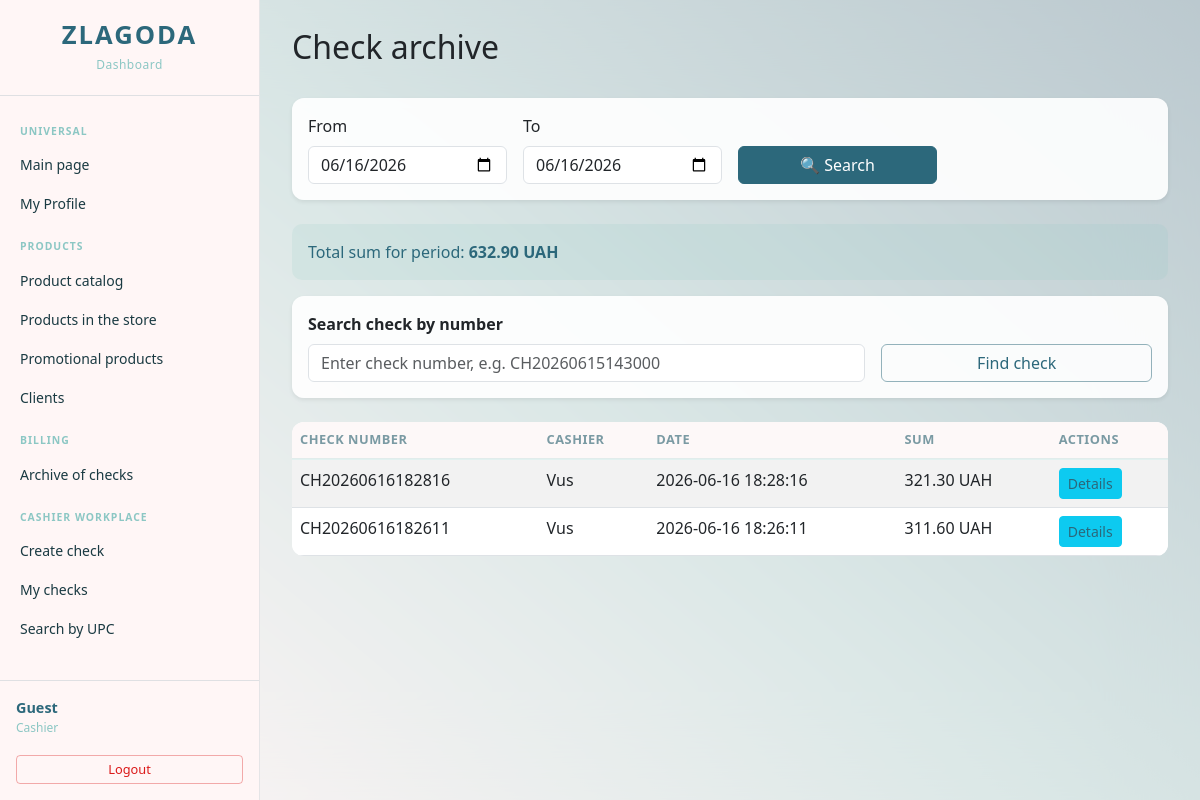
The app's page /check/ (signed in), older data.
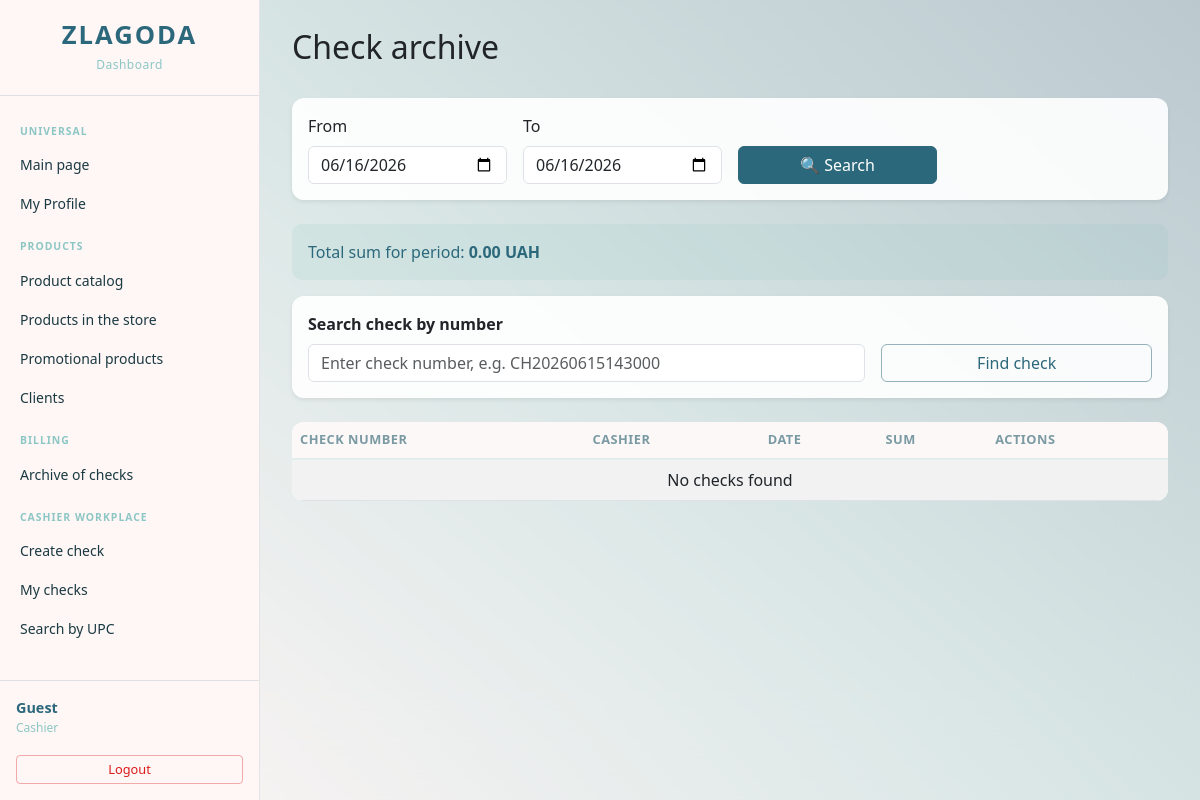
The same page, newer data.
### tables this page shows
CREATE TABLE Check_bill(
        check_number TEXT PRIMARY KEY,
        id_employee TEXT NOT NULL,
        card_number TEXT, 
        print_date TEXT NOT NULL,
        sum_total REAL NOT NULL CHECK(sum_total >= 0),
        vat REAL NOT NULL CHECK(vat >= 0),
        FOREIGN KEY (id_employee) REFERENCES Employee(id_employee)
            ON UPDATE CASCADE ON DELETE NO ACTION,
        FOREIGN KEY (card_number) REFERENCES Customer_Card(card_number)
            ON UPDATE CASCADE ON DELETE NO ACTION
    );

CREATE TABLE Employee(
        id_employee TEXT PRIMARY KEY,
        empl_surname TEXT NOT NULL,
        empl_name TEXT NOT NULL,
        empl_patronymic TEXT,
        empl_role TEXT NOT NULL, 
        salary REAL NOT NULL CHECK(salary >= 0),
        date_of_birth TEXT NOT NULL,
        date_of_start TEXT NOT NULL,
        phone_number TEXT NOT NULL CHECK(length(phone_number) <= 13),
        city TEXT NOT NULL,
        street TEXT NOT NULL,
        zip_code TEXT NOT NULL,
        password_hash TEXT NOT NULL
    );

### backend/check.py (the view)
@check_bp.route('/')
@login_required
def list_checks():
    date_from = request.args.get('date_from', date.today().strftime('%Y-%m-%d'))
    date_to = request.args.get('date_to', date.today().strftime('%Y-%m-%d'))
    cashier_id = request.args.get('cashier_id', '')
    conn = get_db_connection()
    query = "SELECT cb.*, e.empl_surname FROM Check_bill cb JOIN Employee e ON cb.id_employee = e.id_employee WHERE 1=1"
    params = []
    if session.get('role') == 'Cashier':
        query += " AND cb.id_employee = ?"
        params.append(session['user_id'])
    elif session.get('role') == 'Manager' and cashier_id:
        query += " AND cb.id_employee = ?"
        params.append(cashier_id)
    query += " AND DATE(cb.print_date) BETWEEN DATE(?) AND DATE(?)"
    params.extend([date_from, date_to])
    query_list = query + " ORDER BY cb.print_date DESC"
    checks = conn.execute(query_list, params).fetchall()
    sum_query = "SELECT SUM(sum_total) FROM Check_bill cb WHERE 1=1"
    sum_params = []
    if session.get('role') == 'Cashier':
        sum_query += " AND id_employee = ?"
        sum_params.append(session['user_id'])
    elif session.get('role') == 'Manager' and cashier_id:
        sum_query += " AND id_employee = ?"
        sum_params.append(cashier_id)
    sum_query += " AND DATE(print_date) BETWEEN DATE(?) AND DATE(?)"
    sum_params.extend([date_from, date_to])
    total_result = conn.execute(sum_query, sum_params).fetchone()
    total_sum = total_result[0] if total_result and total_result[0] else 0
    cashiers = conn.execute("SELECT id_employee, empl_surname FROM Employee WHERE empl_role = 'Cashier'").fetchall()
    conn.close()
    return render_template('check/list.html',
                           checks=checks,
                           total_sum=total_sum,
                           date_from=date_from,
                           date_to=date_to,
                           cashiers=cashiers)

### app.py (called while the page is built)
@app.context_processor
def inject_today():
    return {'today': date.today().strftime('%Y-%m-%d')}

### backend/initdb.py (called while the page is built)
def get_db_connection():
    conn = sqlite3.connect(DB_PATH)
    conn.row_factory = sqlite3.Row
    conn.execute("PRAGMA foreign_keys = ON;")
    return conn

### templates/check/list.html (shortened to what this page needs)
{% extends 'base.html' %}
{% block content %}
<div class="d-flex justify-content-between align-items-center mb-4">
    <h2>Check archive</h2>
</div>
<div class="card mb-4 shadow-sm">
    <div class="card-body">
        <form method="GET" action="{{ url_for('check.list_checks') }}" class="row g-3 align-items-end">
            <div class="col-md-3">
                <label class="form-label">From</label>
                <input type="date" name="date_from" class="form-control" value="{{ date_from }}">
            </div>
            <div class="col-md-3">
                <label class="form-label">To</label>
                <input type="date" name="date_to" class="form-control" value="{{ date_to }}">
            </div>
            <div class="col-md-3">
                <button type="submit" class="btn btn-primary w-100">🔍 Search</button>
            </div>
        </form>
    </div>
</div>
<div class="alert alert-info">
    Total sum for period: <strong>{{ "%.2f"|format(total_sum | default(0)) }} UAH</strong>
</div>
{% if session.get('role') == 'Cashier' %}
<div class="card mb-4 shadow-sm">
    <div class="card-body">
        <form method="GET" action="{{ url_for('check.search_check_by_number') }}" class="row g-3 align-items-end">
            <div class="col-md-8">
                <label class="form-label fw-bold">Search check by number</label>
                <input type="text" name="check_number" class="form-control"
                       placeholder="Enter check number, e.g. CH20260615143000"
                       value="{{ request.args.get('check_number', '') }}">
            </div>
            <div class="col-md-4">
                <button type="submit" class="btn btn-outline-primary w-100">Find check</button>
            </div>
        </form>
    </div>
</div>
{% endif %}
<table class="table table-striped table-hover">
    <thead class="table-dark">
        <tr>
            <th>Check number</th>
            <th>Cashier</th>
            <th>Date</th>
            <th>Sum</th>
            <th>Actions</th>
        </tr>
    </thead>
    <tbody>
        {% for chk in checks %}
        <tr>
            <td>{{ chk.check_number }}</td>
            <td>{{ chk.empl_surname }}</td>
            <td>{{ chk.print_date }}</td>
            <td>{{ "%.2f"|format(chk.sum_total) }} UAH</td>
            <td>
                <a href="{{ url_for('check.view_check', check_number=chk.check_number) }}" class="btn btn-sm btn-info">
                    Details
                </a>
            </td>
        </tr>
        {% else %}
        <tr>
            <td colspan="5" class="text-center">No checks found</td>
        </tr>
        {% endfor %}
    </tbody>
</table>
{% endblock %}

Row changes from the older to the newer data that the page shows:
removed Check_bill: check_number "CH20260616182816", empl_surname "Vus", print_date "2026-06-16 18:28:16", sum_total "321.30"
removed Check_bill: check_number "CH20260616182611", empl_surname "Vus", print_date "2026-06-16 18:26:11", sum_total "311.60"
Text that changed along with them:
{{ "%.2f"|format(total_sum | default(0)) }}: "632.90" → "0.00"
text now shown: "No checks found"
